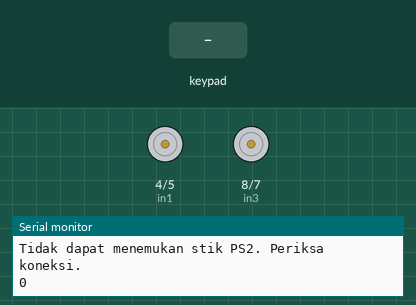
This sketch was run on a simulated Arduino Uno, built with avr-gcc and run on an emulated ATmega328P. Shown: motor-driver pin pairs drawn as motors (green arrow = first pin HIGH = forward, orange = second pin HIGH = backward, longer = more drive, scaled by the enable pin), the last lines printed to the serial monitor. Inputs (shaded band) come from the test bench.

Above: at 1.2 s.
1.3 s: key 'U' pressed
At 1.5 s:
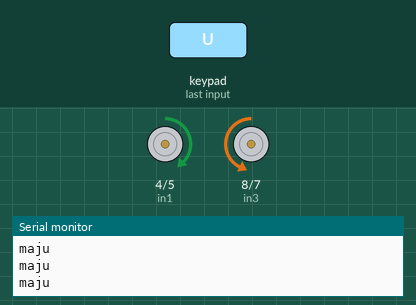
3.2 s: key 'D' pressed
At 3.4 s:
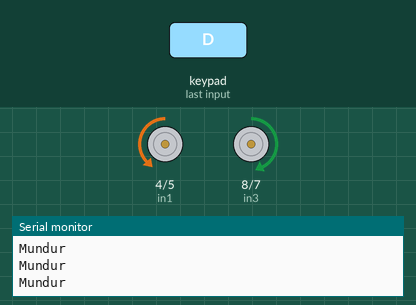
5.1 s: key 'L' pressed
At 5.3 s:
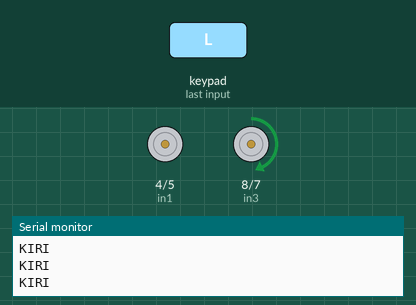
7.0 s: key 'R' pressed
At 7.2 s:
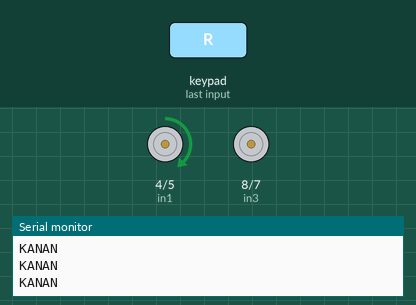
8.9 s: key 'T' pressed
At 9.1 s:
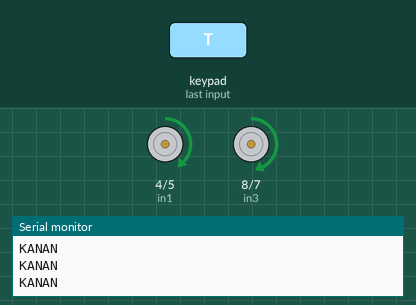
Timing chart, 0 to 11.8 s (numbered marks = the images above; inputs shaded):
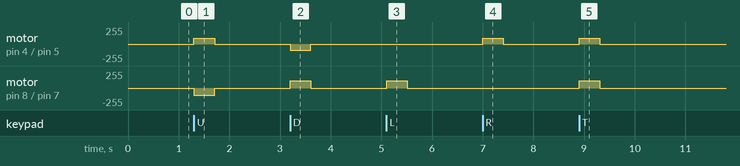

The sketch:

GIIAS2025.ino
```cpp
#include <PS2X_lib.h>
#define PS2_DAT 12  // Pin data stik PS2
#define PS2_CMD 11  // Pin perintah stik PS2
#define PS2_ATT 10  // Pin seleksi stik PS2
#define PS2_CLK 13  // Pin clock stik PS2
int error = 0;
int in1 = 4;  // Input 1 motor 1
int in2 = 5;
int in3 = 8;
int in4 = 7;  // Input 2 motor 1
int ENA = 3;
int ENB = 6;

PS2X ps2x;

void setup() {  //
  Serial.begin(9600);
  pinMode(in1, OUTPUT);
  pinMode(in2, OUTPUT);
  pinMode(in3, OUTPUT);
  pinMode(in4, OUTPUT);
  pinMode(ENA, OUTPUT);
  pinMode(ENB, OUTPUT);

  // Inisialisasi stik PS2
  ps2x.config_gamepad(PS2_CLK, PS2_CMD, PS2_ATT, PS2_DAT, false, false);

  if (error == 1) {
    Serial.println("Stik PS2 ditemukan.");
  } else {
    Serial.println("Tidak dapat menemukan stik PS2. Periksa koneksi.");
    Serial.println(error);
  }
}

void loop() {
  ps2x.read_gamepad();
  // Inisialisasi tombol pada controller PS2 menggunakan pustaka PS2X
  int btnCross = ps2x.Button(PSB_CROSS);         // MUNDUR KANAN
  int btnCircle = ps2x.Button(PSB_CIRCLE);       // MAJU KANAN
  int btnTriangle = ps2x.Button(PSB_TRIANGLE);   // MUNDUR KIRI
  int btnSquare = ps2x.Button(PSB_SQUARE);       // MAJU KIRI
  int btnPadUp = ps2x.Button(PSB_PAD_UP);        // MAJU
  int btnPadDown = ps2x.Button(PSB_PAD_DOWN);    // MUNDUR
  int btnPadRight = ps2x.Button(PSB_PAD_RIGHT);  // KANAN
  int btnPadLeft = ps2x.Button(PSB_PAD_LEFT);    // KIRI

  // Tombol L1, L2, R1, R2
  int btnL1 = ps2x.Button(PSB_L1);  // TOMBOL L1
  int btnL2 = ps2x.Button(PSB_L2);  // TOMBOL L2
  int btnR1 = ps2x.Button(PSB_R1);  // TOMBOL R1
  int btnR2 = ps2x.Button(PSB_R2);  // TOMBOL R2

  // Tombol Start dan Select
  int btnStart = ps2x.Button(PSB_START);    // START
  int btnSelect = ps2x.Button(PSB_SELECT);  // SELECT


  if (ps2x.Button(PSB_PAD_UP)) {  // MAJU
  Serial.println("maju");
    digitalWrite(in1, HIGH);
    digitalWrite(in2, LOW);
    digitalWrite(in3, LOW);
    digitalWrite(in4, HIGH);
    analogWrite(ENA, 90);
    analogWrite(ENB, 110);


  } else if (ps2x.Button(PSB_PAD_DOWN)) {  // MUNDUR
    digitalWrite(in1, LOW);
    digitalWrite(in2, HIGH);
    digitalWrite(in3, HIGH);
    digitalWrite(in4, LOW);
    analogWrite(ENA, 90);
    analogWrite(ENB, 110);
    Serial.println("Mundur");

  }  else if (ps2x.Button(PSB_PAD_RIGHT)) {  // BELOK KANAN
    digitalWrite(in1, HIGH);
    digitalWrite(in2, LOW);
    digitalWrite(in3, LOW);
    digitalWrite(in4, LOW);
    analogWrite(ENA, 90);
    Serial.println("KANAN");

  } else if (ps2x.Button(PSB_PAD_LEFT)) {  // BELOK KIRI
    digitalWrite(in1, LOW);
    digitalWrite(in2, LOW);
    digitalWrite(in3, HIGH);
    digitalWrite(in4, LOW);
    analogWrite(ENB, 110);
    Serial.println("KIRI");

  } else if (ps2x.Button(PSB_R1)) { // MAJU KANAN
    digitalWrite(in1, HIGH);
    digitalWrite(in2, LOW);
    digitalWrite(in3, LOW);
    digitalWrite(in4, HIGH);
    analogWrite(ENA, 90);
    analogWrite(ENB, 110);

  }else if (ps2x.Button(PSB_TRIANGLE)) {  // MUNDUR KIRI
    digitalWrite(in1, HIGH);
    digitalWrite(in2, LOW);
    digitalWrite(in3, HIGH);
    digitalWrite(in4, LOW);

  }  else if (ps2x.Button(PSB_SQUARE)) { // MAJU KIRI
    digitalWrite(in1, HIGH);
    digitalWrite(in2, LOW);
    digitalWrite(in3, LOW);
    digitalWrite(in4, HIGH);

  } else if (ps2x.Button(PSB_CIRCLE)) { // MAJU KANAN
    digitalWrite(in1, LOW);
    digitalWrite(in2, HIGH);
    digitalWrite(in3, HIGH);
    digitalWrite(in4, LOW);

  } else if (ps2x.Button(PSB_R2)) {  // MUNDUR KANAN
    digitalWrite(in1, LOW);
    digitalWrite(in2, HIGH);
    digitalWrite(in3, LOW);
    digitalWrite(in4, HIGH);

  } else if (ps2x.Button(PSB_L1)) { //kanan putar

    digitalWrite(in1, LOW);
    digitalWrite(in2, HIGH);
    digitalWrite(in3, HIGH);
    digitalWrite(in4, LOW);

  } else if (ps2x.Button(PSB_L2)) {  // MUNDUR
    digitalWrite(in1, LOW);
    digitalWrite(in2, HIGH);
    digitalWrite(in3, LOW);
    digitalWrite(in4, HIGH);

  }
  else  //berhenti
  {
    digitalWrite(in1, LOW);
    digitalWrite(in2, LOW);
    digitalWrite(in3, LOW);
    digitalWrite(in4, LOW);

  }
  delay(5);
}
```

Measured:
- after the input at 1.3 s, motor on pin 4 (in1) / pin 5 (in2): stopped → forward 90/255 at once, → stopped 0.41 s later; motor on pin 8 (in3) / pin 7 (in4): stopped → backward 110/255 at once, → stopped 0.41 s later
- after the input at 3.2 s, motor on pin 4 (in1) / pin 5 (in2): stopped → backward 90/255 at once, → stopped 0.40 s later; motor on pin 8 (in3) / pin 7 (in4): stopped → forward 110/255 at once, → stopped 0.40 s later
- after the input at 5.1 s, motor on pin 8 (in3) / pin 7 (in4): stopped → forward 110/255 at once, → stopped 0.41 s later
- after the input at 7.0 s, motor on pin 4 (in1) / pin 5 (in2): stopped → forward 90/255 at once, → stopped 0.40 s later
- after the input at 8.9 s, motor on pin 4 (in1) / pin 5 (in2): stopped → forward 90/255 at once, → stopped 0.41 s later; motor on pin 8 (in3) / pin 7 (in4): stopped → forward 110/255 at once, → stopped 0.41 s later
